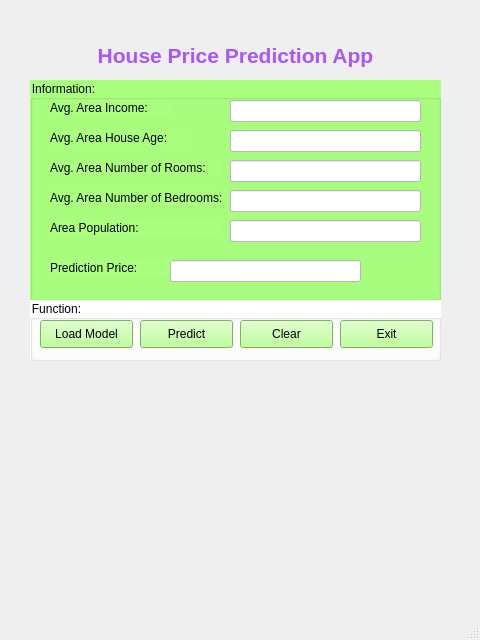
<?xml version="1.0" encoding="UTF-8"?>
<ui version="4.0">
 <class>MainWindow</class>
 <widget class="QMainWindow" name="MainWindow">
  <property name="geometry">
   <rect>
    <x>0</x>
    <y>0</y>
    <width>480</width>
    <height>640</height>
   </rect>
  </property>
  <property name="windowTitle">
   <string>House Price Prediction - Han Lai</string>
  </property>
  <widget class="QWidget" name="centralwidget">
   <widget class="QLabel" name="label">
    <property name="geometry">
     <rect>
      <x>30</x>
      <y>30</y>
      <width>411</width>
      <height>51</height>
     </rect>
    </property>
    <property name="styleSheet">
     <string notr="true">color: rgb(170, 85, 255);</string>
    </property>
    <property name="text">
     <string>&lt;html&gt;&lt;head/&gt;&lt;body&gt;&lt;p align=&quot;center&quot;&gt;&lt;span style=&quot; font-size:16pt; font-weight:600;&quot;&gt;House Price Prediction App&lt;/span&gt;&lt;/p&gt;&lt;/body&gt;&lt;/html&gt;</string>
    </property>
   </widget>
   <widget class="QGroupBox" name="groupBox">
    <property name="geometry">
     <rect>
      <x>30</x>
      <y>80</y>
      <width>411</width>
      <height>221</height>
     </rect>
    </property>
    <property name="styleSheet">
     <string notr="true">background-color: rgb(170, 255, 127);</string>
    </property>
    <property name="title">
     <string>Information:</string>
    </property>
    <widget class="QLabel" name="label_7">
     <property name="geometry">
      <rect>
       <x>20</x>
       <y>180</y>
       <width>171</width>
       <height>16</height>
      </rect>
     </property>
     <property name="text">
      <string>Prediction Price:  </string>
     </property>
    </widget>
    <widget class="QLabel" name="label_5">
     <property name="geometry">
      <rect>
       <x>20</x>
       <y>110</y>
       <width>171</width>
       <height>16</height>
      </rect>
     </property>
     <property name="text">
      <string>Avg. Area Number of Bedrooms:</string>
     </property>
    </widget>
    <widget class="QLabel" name="label_4">
     <property name="geometry">
      <rect>
       <x>20</x>
       <y>80</y>
       <width>171</width>
       <height>16</height>
      </rect>
     </property>
     <property name="text">
      <string>Avg. Area Number of Rooms:</string>
     </property>
    </widget>
    <widget class="QLabel" name="label_3">
     <property name="geometry">
      <rect>
       <x>20</x>
       <y>50</y>
       <width>141</width>
       <height>16</height>
      </rect>
     </property>
     <property name="text">
      <string>Avg. Area House Age: </string>
     </property>
    </widget>
    <widget class="QLabel" name="label_2">
     <property name="geometry">
      <rect>
       <x>20</x>
       <y>20</y>
       <width>121</width>
       <height>16</height>
      </rect>
     </property>
     <property name="text">
      <string>Avg. Area Income: </string>
     </property>
    </widget>
    <widget class="QLabel" name="label_6">
     <property name="geometry">
      <rect>
       <x>20</x>
       <y>140</y>
       <width>171</width>
       <height>16</height>
      </rect>
     </property>
     <property name="text">
      <string>Area Population:</string>
     </property>
    </widget>
    <widget class="QLineEdit" name="lineEditIncome">
     <property name="geometry">
      <rect>
       <x>200</x>
       <y>20</y>
       <width>191</width>
       <height>22</height>
      </rect>
     </property>
     <property name="styleSheet">
      <string notr="true">background-color: rgb(255, 255, 255);</string>
     </property>
    </widget>
    <widget class="QLineEdit" name="lineEditHouseAge">
     <property name="geometry">
      <rect>
       <x>200</x>
       <y>50</y>
       <width>191</width>
       <height>22</height>
      </rect>
     </property>
     <property name="styleSheet">
      <string notr="true">background-color: rgb(255, 255, 255);</string>
     </property>
    </widget>
    <widget class="QLineEdit" name="lineEditRooms">
     <property name="geometry">
      <rect>
       <x>200</x>
       <y>80</y>
       <width>191</width>
       <height>22</height>
      </rect>
     </property>
     <property name="styleSheet">
      <string notr="true">background-color: rgb(255, 255, 255);</string>
     </property>
    </widget>
    <widget class="QLineEdit" name="lineEditBedroom">
     <property name="geometry">
      <rect>
       <x>200</x>
       <y>110</y>
       <width>191</width>
       <height>22</height>
      </rect>
     </property>
     <property name="styleSheet">
      <string notr="true">background-color: rgb(255, 255, 255);</string>
     </property>
    </widget>
    <widget class="QLineEdit" name="lineEditPopulation">
     <property name="geometry">
      <rect>
       <x>200</x>
       <y>140</y>
       <width>191</width>
       <height>22</height>
      </rect>
     </property>
     <property name="styleSheet">
      <string notr="true">background-color: rgb(255, 255, 255);</string>
     </property>
    </widget>
    <widget class="QLineEdit" name="lineEditPrice">
     <property name="geometry">
      <rect>
       <x>140</x>
       <y>180</y>
       <width>191</width>
       <height>22</height>
      </rect>
     </property>
     <property name="styleSheet">
      <string notr="true">background-color: rgb(255, 255, 255);</string>
     </property>
    </widget>
   </widget>
   <widget class="QGroupBox" name="groupBox_2">
    <property name="geometry">
     <rect>
      <x>30</x>
      <y>300</y>
      <width>411</width>
      <height>61</height>
     </rect>
    </property>
    <property name="styleSheet">
     <string notr="true">background-color: rgb(255, 255, 255);</string>
    </property>
    <property name="title">
     <string>Function:</string>
    </property>
    <widget class="QPushButton" name="pushButtonLoadModel">
     <property name="geometry">
      <rect>
       <x>10</x>
       <y>20</y>
       <width>93</width>
       <height>28</height>
      </rect>
     </property>
     <property name="styleSheet">
      <string notr="true">background-color: rgb(170, 255, 127);</string>
     </property>
     <property name="text">
      <string>Load Model</string>
     </property>
    </widget>
    <widget class="QPushButton" name="pushButtonPredict">
     <property name="geometry">
      <rect>
       <x>110</x>
       <y>20</y>
       <width>93</width>
       <height>28</height>
      </rect>
     </property>
     <property name="styleSheet">
      <string notr="true">background-color: rgb(170, 255, 127);</string>
     </property>
     <property name="text">
      <string>Predict</string>
     </property>
    </widget>
    <widget class="QPushButton" name="pushButtonClear">
     <property name="geometry">
      <rect>
       <x>210</x>
       <y>20</y>
       <width>93</width>
       <height>28</height>
      </rect>
     </property>
     <property name="styleSheet">
      <string notr="true">background-color: rgb(170, 255, 127);</string>
     </property>
     <property name="text">
      <string>Clear</string>
     </property>
    </widget>
    <widget class="QPushButton" name="pushButtonExit">
     <property name="geometry">
      <rect>
       <x>310</x>
       <y>20</y>
       <width>93</width>
       <height>28</height>
      </rect>
     </property>
     <property name="styleSheet">
      <string notr="true">background-color: rgb(170, 255, 127);</string>
     </property>
     <property name="text">
      <string>Exit</string>
     </property>
    </widget>
   </widget>
  </widget>
  <widget class="QMenuBar" name="menubar">
   <property name="geometry">
    <rect>
     <x>0</x>
     <y>0</y>
     <width>480</width>
     <height>18</height>
    </rect>
   </property>
  </widget>
  <widget class="QStatusBar" name="statusbar"/>
 </widget>
 <resources/>
 <connections/>
</ui>
